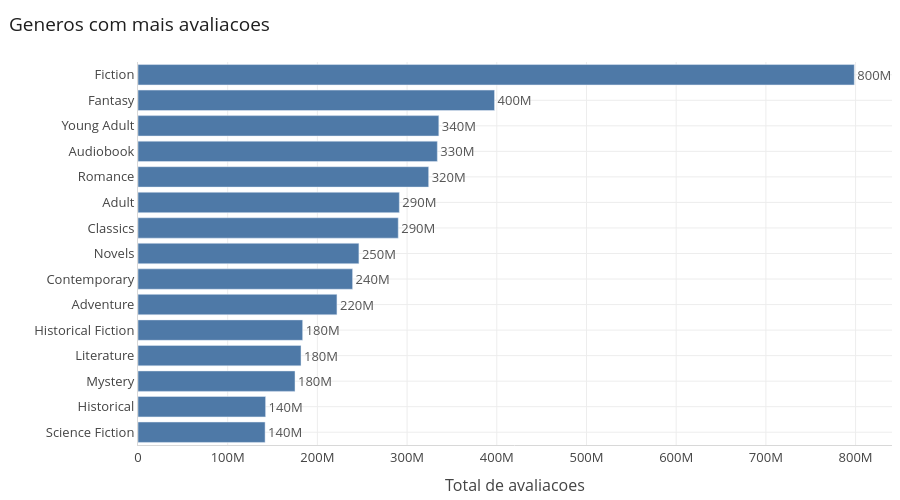

This figure's notebook cell:
### Code cell
top15 = genre_stats.head(15).sort_values("total_ratings").reset_index()

fig = registrar(estilo(px.bar(
    top15, x="total_ratings", y="genres", orientation="h",
    text_auto=".2s", color_discrete_sequence=[AZUL],
), "Generos com mais avaliacoes"), "01-generos-avaliacoes")

fig.update_traces(textposition="outside", textfont_color="#555")
fig.update_layout(xaxis_title="Total de avaliacoes", yaxis_title="")
fig.show()

### Figure 1 — Plotly figure (JSON) as saved in the notebook; plotly's stock layout.template omitted (floating-point values rounded to 4 significant figures)
{"data": [{"hovertemplate": "total_ratings=%{x}<br>genres=%{y}<extra></extra>", "legendgroup": "", "marker": {"color": "#4E79A7", "pattern": {"shape": ""}}, "name": "", "orientation": "h", "showlegend": false, "textfont": {"color": "#555"}, "textposition": "outside", "texttemplate": "%{x:.2s}", "type": "bar", "x": [141676888, 142252507, 175034408, 181726589, 183564528, 221797907, 239241847, 246286519, 290134692, 291362839, 324048146, 333726811, 335370254, 397479523, 798573850], "xaxis": "x", "y": ["Science Fiction", "Historical", "Mystery", "Literature", "Historical Fiction", "Adventure", "Contemporary", "Novels", "Classics", "Adult", "Romance", "Audiobook", "Young Adult", "Fantasy", "Fiction"], "yaxis": "y"}], "layout": {"barmode": "relative", "font": {"color": "#444", "size": 13}, "height": 500, "hoverlabel": {"bgcolor": "white", "font": {"size": 12}}, "legend": {"tracegroupgap": 0}, "margin": {"b": 8, "l": 8, "r": 8, "t": 62}, "paper_bgcolor": "white", "plot_bgcolor": "white", "title": {"font": {"color": "#1F1F1F", "size": 19}, "text": "Generos com mais avaliacoes", "x": 0.01, "xanchor": "left"}, "xaxis": {"anchor": "y", "domain": [0.0, 1.0], "gridcolor": "#EDEDED", "linecolor": "#D8D8D8", "title": {"text": "Total de avaliacoes"}, "zeroline": false}, "yaxis": {"anchor": "x", "domain": [0.0, 1.0], "gridcolor": "#EDEDED", "linecolor": "#D8D8D8", "title": {"text": ""}, "zeroline": false}}}
